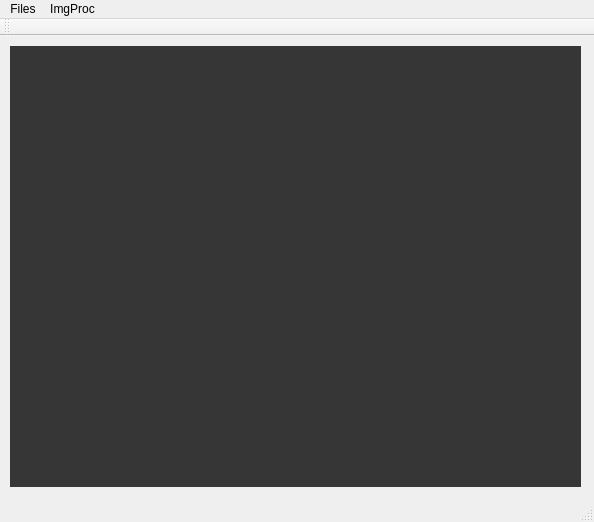
<?xml version="1.0" encoding="UTF-8"?>
<ui version="4.0">
 <class>MainWindow</class>
 <widget class="QMainWindow" name="MainWindow">
  <property name="geometry">
   <rect>
    <x>0</x>
    <y>0</y>
    <width>594</width>
    <height>522</height>
   </rect>
  </property>
  <property name="windowTitle">
   <string>Tutorial 4</string>
  </property>
  <widget class="QWidget" name="centralWidget">
   <widget class="QLabel" name="loadImage">
    <property name="geometry">
     <rect>
      <x>10</x>
      <y>10</y>
      <width>571</width>
      <height>441</height>
     </rect>
    </property>
    <property name="styleSheet">
     <string notr="true">background-color: rgb(54, 54, 54);</string>
    </property>
    <property name="text">
     <string/>
    </property>
    <property name="alignment">
     <set>Qt::AlignCenter</set>
    </property>
   </widget>
  </widget>
  <widget class="QMenuBar" name="menuBar">
   <property name="geometry">
    <rect>
     <x>0</x>
     <y>0</y>
     <width>594</width>
     <height>21</height>
    </rect>
   </property>
   <widget class="QMenu" name="menuFile">
    <property name="title">
     <string>Files</string>
    </property>
    <addaction name="actionOpen_Image"/>
   </widget>
   <widget class="QMenu" name="menuImgProc">
    <property name="title">
     <string>ImgProc</string>
    </property>
    <addaction name="actionHistogram"/>
    <addaction name="actionHistogram_Equalization"/>
    <addaction name="actionHistogram_Equalization_Color"/>
   </widget>
   <addaction name="menuFile"/>
   <addaction name="menuImgProc"/>
  </widget>
  <widget class="QToolBar" name="mainToolBar">
   <attribute name="toolBarArea">
    <enum>TopToolBarArea</enum>
   </attribute>
   <attribute name="toolBarBreak">
    <bool>false</bool>
   </attribute>
  </widget>
  <widget class="QStatusBar" name="statusBar"/>
  <action name="actionOpen_Image">
   <property name="text">
    <string>Open Image</string>
   </property>
  </action>
  <action name="actionHistogram">
   <property name="text">
    <string>Histogram</string>
   </property>
  </action>
  <action name="actionHistogram_Equalization">
   <property name="text">
    <string>Histogram Equalization</string>
   </property>
  </action>
  <action name="actionHistogram_Equalization_Color">
   <property name="text">
    <string>Histogram Equalization (Color)</string>
   </property>
  </action>
 </widget>
 <layoutdefault spacing="6" margin="11"/>
 <resources/>
 <connections/>
</ui>
